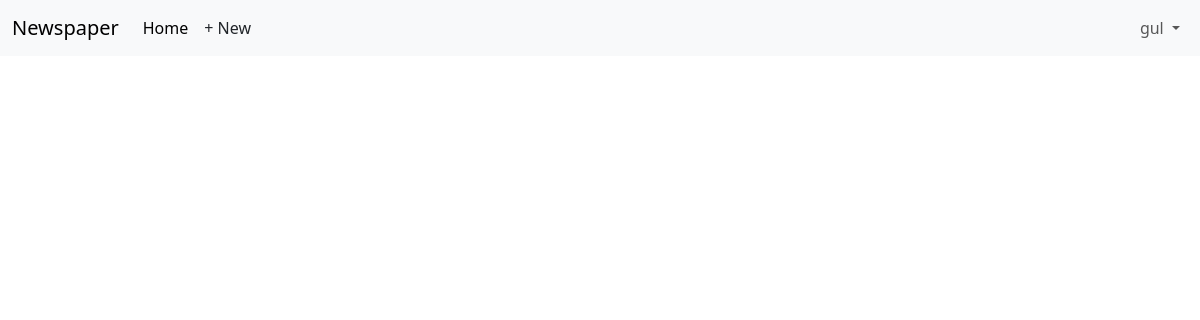
/articles/ (signed in), run on an earlier commit of the app's database.
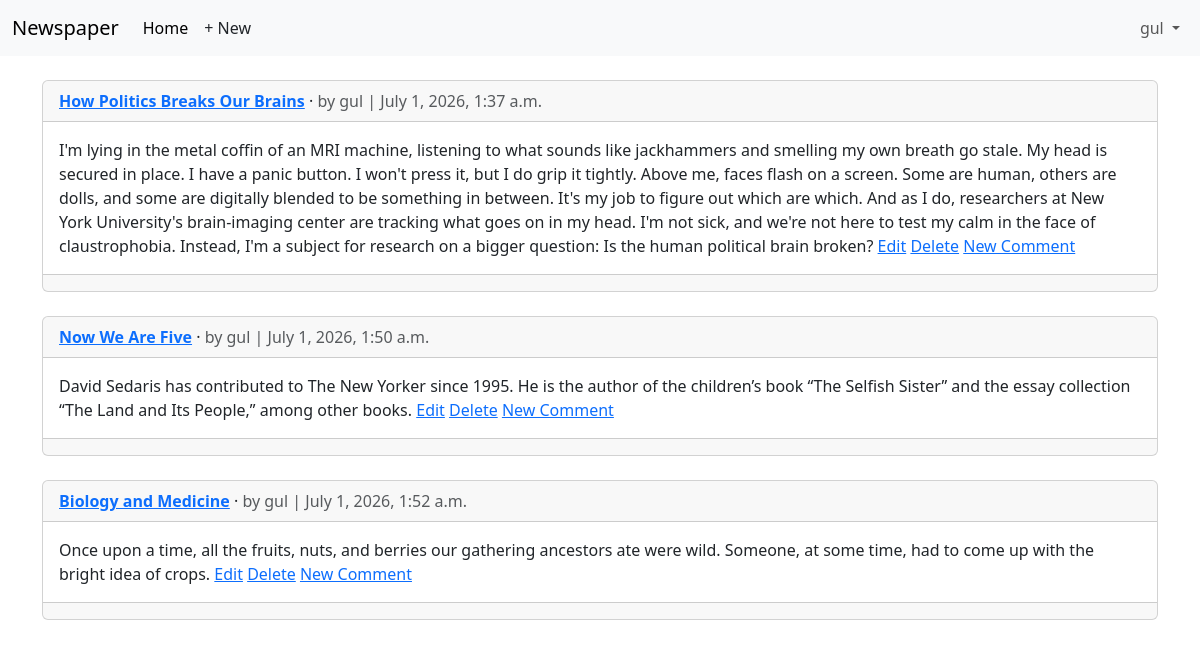
And on a later commit of the database.
### accounts/models.py (models this page shows)
class CustomUser(AbstractUser):
    age= models.PositiveIntegerField(null=True, blank=True)

### articles/models.py (models this page shows, shortened)
class Article(models.Model):
    title= models.CharField(max_length=255)
    body=models.TextField()
    date=models.DateTimeField(auto_now_add=True)
    author = models.ForeignKey(
        settings.AUTH_USER_MODEL,
        on_delete=models.CASCADE,
        )
    def get_absolute_url(self):
        return reverse ("article_detail", kwargs={"pk": self.pk})

### articles/views.py (the view)
# urls.py: path("", ArticleListView.as_view(),
class ArticleListView(LoginRequiredMixin, ListView):
    model = Article
    template_name = "article_list.html"

### templates/article_list.html (shortened to what this page needs)
{% extends "base.html" %}
{% block content %}
{% for article in article_list %}
<div class="card">
    <div class="card-header">
        <span class="fw-bold">
            <a href="#">{{ article.title }}</a>
        </span> &middot;
        <span class="text-muted">by {{ article.author }} |
            {{ article.date }}</span>
    </div>
    <div class="card-body">
        {{ article.body }}
        {% if article.author.pk == request.user.pk %}
        <a href="{% url 'article_edit' article.pk %}">Edit</a>
        <a href="{% url 'article_delete' article.pk %}">Delete</a>
        {% endif %}
        <a href="{{ article.get_absolute_url }}">New Comment</a>
    </div>
    <div class="card-footer">
    </div>
</div>
<br />
{% endfor %}
{% endblock content %}

### templates/base.html (shortened to what this page needs)
<!DOCTYPE html>
<html>
<head>
    <link href="https://cdn.jsdelivr.net/npm/bootstrap@5.3.3/dist/css/bootstrap.min.css" rel="stylesheet"
>
</head>
<body>
    <nav class="navbar navbar-expand-lg bg-body-tertiary">
        <div class="container-fluid">
            <a class="navbar-brand" href="{% url 'home' %}">Newspaper</a>
            <div class="collapse navbar-collapse" id="navbarSupportedContent">
                <ul class="navbar-nav me-auto mb-2 mb-lg-0">
                    <li class="nav-item">
                        <a class="nav-link active" aria-current="page" href="{% url 'home' %}">Home</a>
                    </li>
                    {% if user.is_authenticated %}
                    <li><a href="{% url 'article_new' %}" class="nav-link px-2 link-dark">+ New</a>
                    </li>
                </ul>
                <ul class="navbar-nav">
                    <li class="nav-item dropdown">
                        <a class="nav-link dropdown-toggle" href="#" role="button" data-bs-toggle="dropdown"
                            aria-expanded="false">
                            {{ user.username }}
                        </a>
                    </li>
                </ul>
                {% else %}
                </ul>
                <div class="d-flex">
                    <a href="{% url 'login' %}" class="btn btn-outline-secondary">Log in</a>
                    <a href="{% url 'signup' %}" class="btn btn-primary ms-2">Sign up</a>
                </div>
                {% endif %}
            </div>
        </div>
    </nav>
    <main class="container mt-4">
        {% block content %}
        {% endblock content %}
    </main>
</body>
</html>

What changed in the data, as far as the page shows it:
added Article: title "How Politics Breaks Our Brains", author "gul", date "July 1, 2026, 1:37 a.m.", body "I'm lying in the metal coffin of an MRI machine, listening to what sounds like jackhammers and smelling my own breath go stale. My head is secured in place. I have a panic button. I won't press it, but I do grip it tightly. Above me, faces flash on a screen. Some are human, others are dolls, and some are digitally blended to be something in between. It's my job to figure out which are which. And as I do, researchers at New York University's brain-imaging center are tracking what goes on in my head. I'm not sick, and we're not here to test my calm in the face of claustrophobia. Instead, I'm a subject for research on a bigger question: Is the human political brain broken?", shows "Edit"
added Article: title "Now We Are Five", author "gul", date "July 1, 2026, 1:50 a.m.", body "David Sedaris has contributed to The New Yorker since 1995. He is the author of the children’s book “The Selfish Sister” and the essay collection “The Land and Its People,” among other books.", shows "Edit"
added Article: title "Biology and Medicine", author "gul", date "July 1, 2026, 1:52 a.m.", body "Once upon a time, all the fruits, nuts, and berries our gathering ancestors ate were wild. Someone, at some time, had to come up with the bright idea of crops.", shows "Edit"
